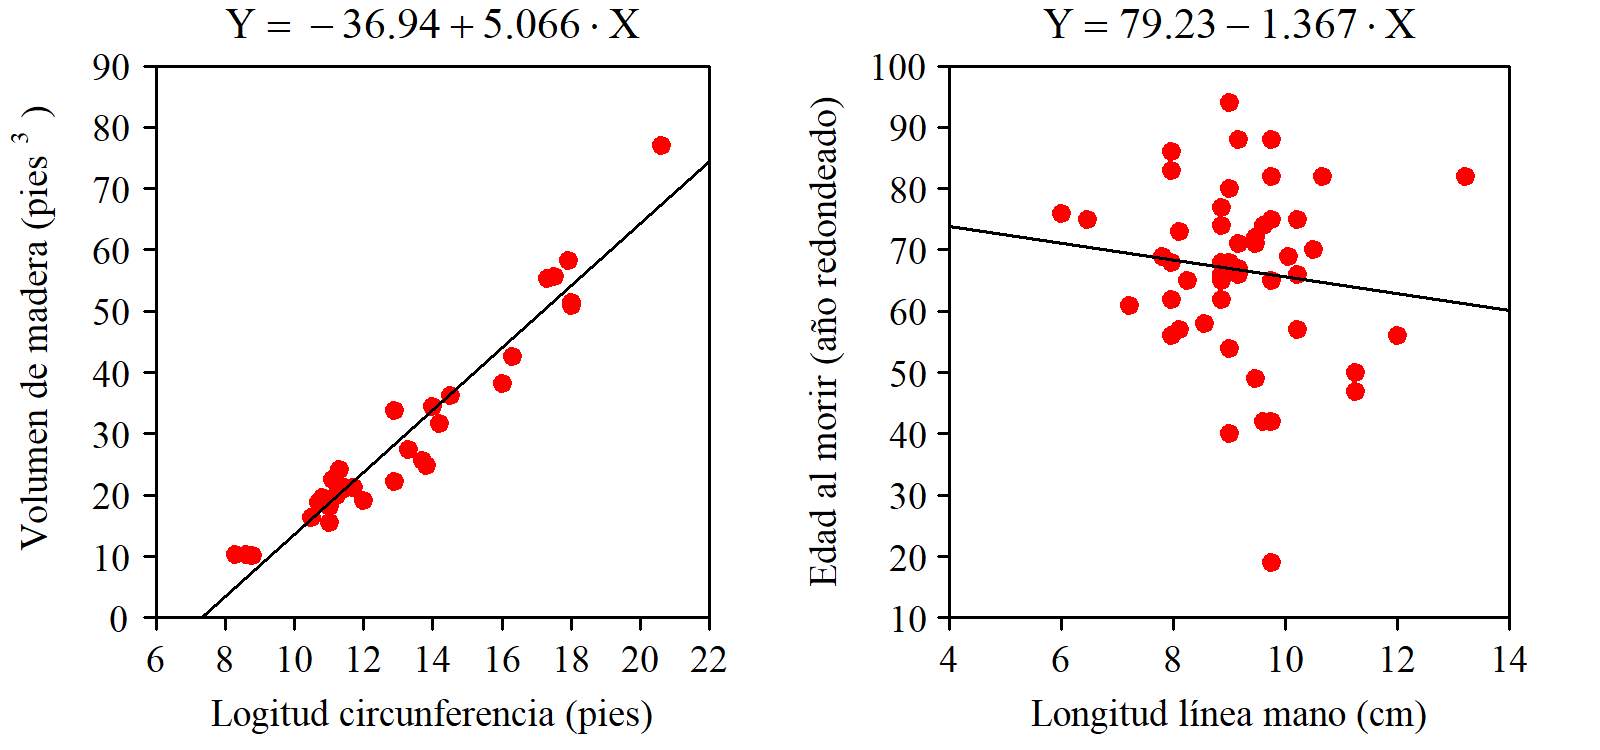

Write the R code that produced this figure.
library(latex2exp)

dataArbol <- read.csv2("datosArboles.csv")
dataMano <-  read.csv2("lineaMano.csv")

xArbol = as.numeric(dataArbol$Girth.in.)
yArbol = as.numeric(dataArbol$Vol.ft3.)
xMano = as.numeric(dataMano$Long_linea_mano)
yMano = as.numeric(dataMano$Edad_al_morir)

png(file="ArbolMano.png",width=1600, height=750, res = 300)

t= 0.75
par(mfrow = c(1, 2), mar = c(2.2, 2.6, 1.1, 1.5), family = "serif")
plot(xArbol, yArbol, xlim = c(6, 22), ylim = c(0, 90), xlab="", ylab="", pch = 19, col = "red", 
     cex = t, xaxt = "n", yaxt = "n", xaxs="i", yaxs="i")

axis(side=1, padj=-2, tck=-0.02, at=seq(6, 22, 2), cex.axis = t)
axis(side=2, hadj=0.1, tck=-0.02, at=seq(10, 90, 10), cex.axis = t, las = 1)
axis(side=2, hadj=-0.7, tck=-0.02, at = 0, cex.axis = t, las = 1)

mtext('Logitud circunferencia (pies)', side=1, line=1, cex=t, las=1, family = "serif")
mtext(expression("Volumen de madera (pies" ^ "  3", "                                              )"), 
      side=2, line=1.5, cex=t, las=0, family = "serif")
text(14, 97, TeX("$ Y = -36.94 + 5.066 \\cdot X$"), cex = t+0.1, xpd = NA)

abline(lm(yArbol~xArbol), col = "black")
#####################

par(mar = c(2.2, 2.5, 1.1, 1.5))
plot(xMano, yMano, xlim = c(4, 14), ylim = c(10, 100), xlab="", ylab="", pch = 19, col = "red", 
     cex = t, xaxt = "n", yaxt = "n", xaxs="i", yaxs="i")

axis(side=1, padj=-2, tck=-0.02, at=seq(4, 14, 2), cex.axis = t)
axis(side=2, hadj=-0, tck=-0.02, at=seq(10, 90, 10), cex.axis = t, las = 1)
axis(side=2, hadj=0.35, tck=-0.02, at=100, cex.axis = t, las = 1)

mtext('Longitud línea mano (cm)', side=1, line=1, cex=t, las=1, family = "serif")
mtext('Edad al morir (año redondeado)', side=2, line=1.7, cex=t, las=0, family = "serif")
text(9, 107, TeX("$ Y = 79.23 - 1.367 \\cdot X$"), cex = t+0.1, xpd = NA)

abline(lm(yMano~xMano), col = "black")


dev.off()
